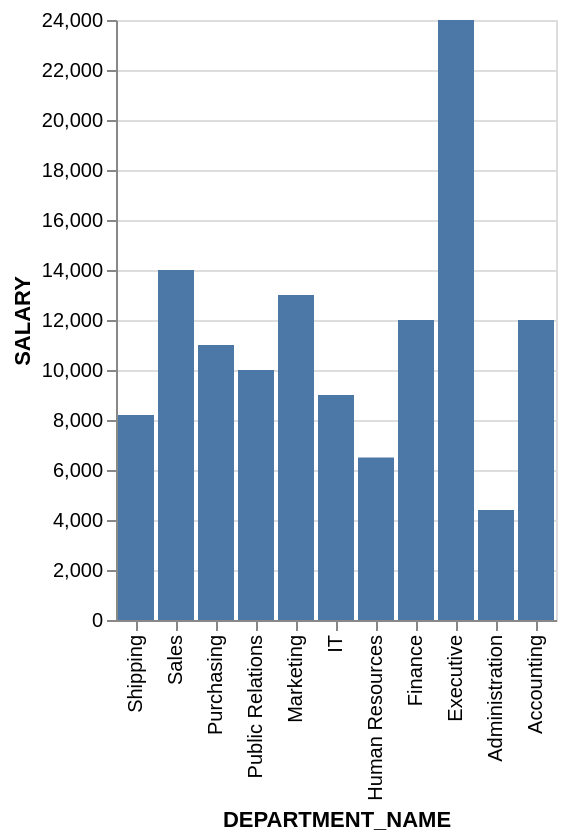

Write a Vega-Lite specification for this figure.
### Vega-Lite specification from a JSON file in a GitHub repository (floating-point values rounded to 4 significant figures)
{"data": {"values": [{"x_data": "Shipping", "y_data": 8200}, {"x_data": "Sales", "y_data": 14000}, {"x_data": "Purchasing", "y_data": 11000}, {"x_data": "Public Relations", "y_data": 10000}, {"x_data": "Marketing", "y_data": 13000}, {"x_data": "IT", "y_data": 9000}, {"x_data": "Human Resources", "y_data": 6500}, {"x_data": "Finance", "y_data": 12000}, {"x_data": "Executive", "y_data": 24000}, {"x_data": "Administration", "y_data": 4400}, {"x_data": "Accounting", "y_data": 12000}]}, "mark": "bar", "encoding": {"x": {"field": "x_data", "type": "nominal", "title": "DEPARTMENT_NAME", "sort": "descending"}, "y": {"field": "y_data", "type": "quantitative", "title": "SALARY"}}}
